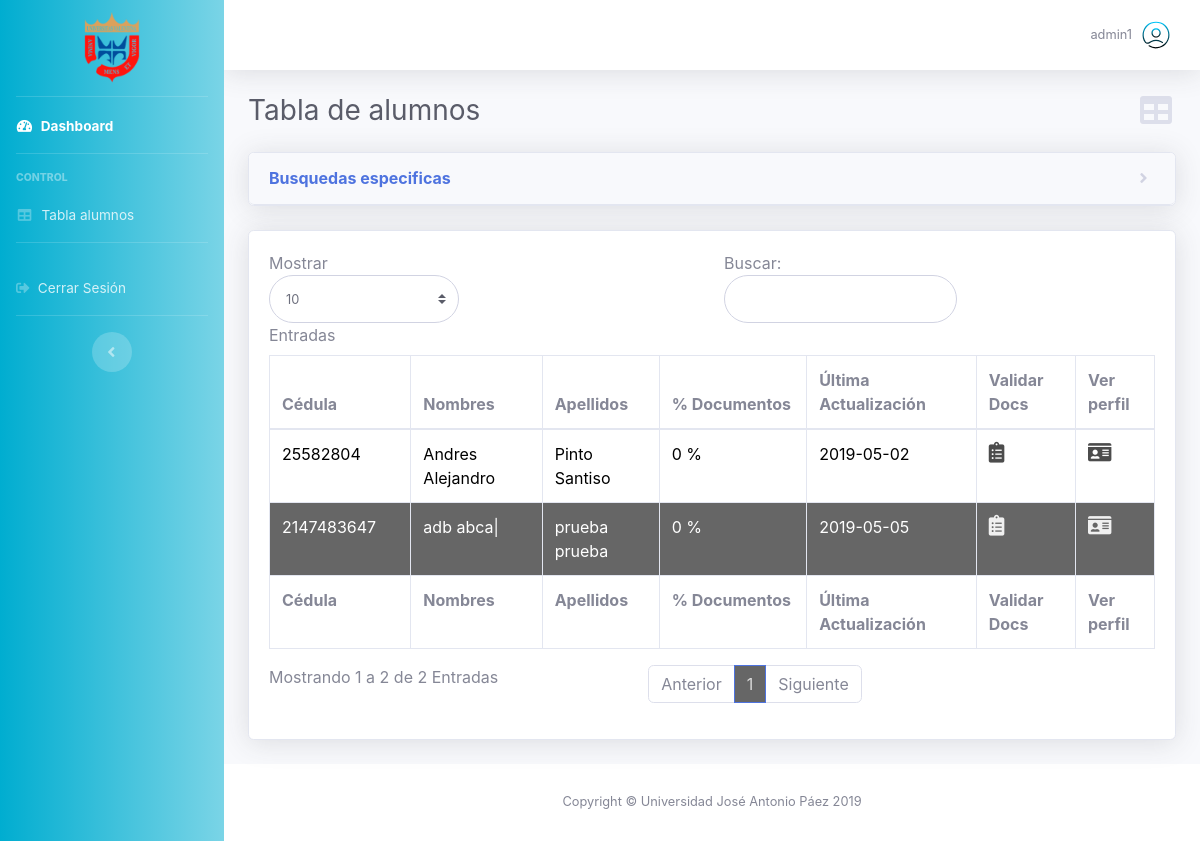
The app's page /page-admin-table.php (signed in), older data.
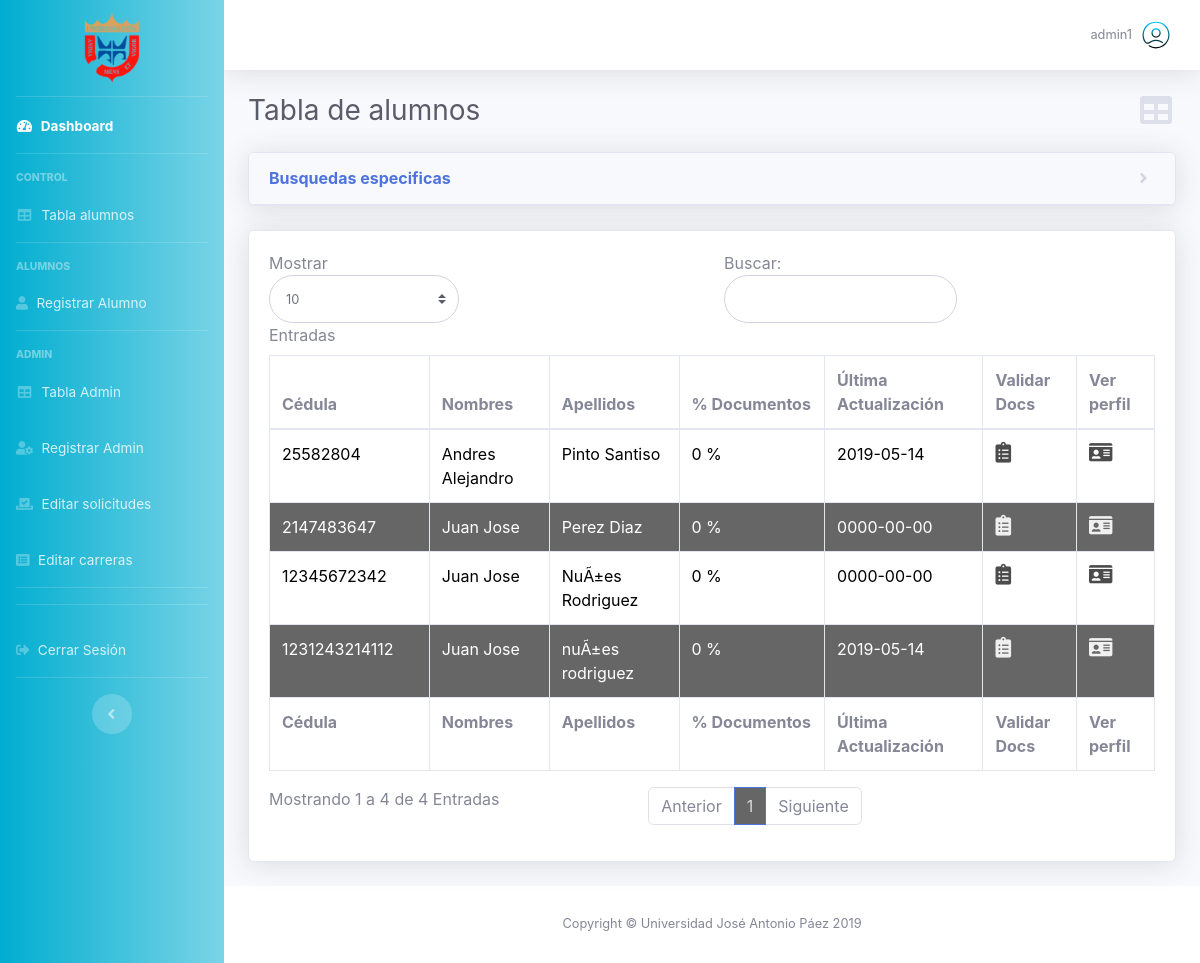
The same page, newer data.
### tables this page shows
CREATE TABLE `alumnos` (
  `id_alumno` int(11) NOT NULL,
  `cedula` bigint(20) NOT NULL,
  `p_nombre` varchar(100) NOT NULL,
  `s_nombre` varchar(100) NOT NULL,
  `p_apellido` varchar(100) NOT NULL,
  `s_apellido` varchar(100) NOT NULL,
  `fecha_nacimiento` date NOT NULL,
  `estado_civil` varchar(1) NOT NULL,
  `metodo_ingreso` int(11) NOT NULL,
  `carrera` text NOT NULL,
  `turno` int(11) NOT NULL,
  `pais_nac` varchar(100) NOT NULL,
  `estado_nac` varchar(100) NOT NULL,
  `ciudad_nac` varchar(100) NOT NULL,
  `municipio_nac` varchar(100) NOT NULL,
  `username` text NOT NULL,
  `contrasena` text NOT NULL,
  `correo` text NOT NULL,
  `documento` int(11) NOT NULL,
  `parientename` varchar(10) NOT NULL,
  `parentesco` varchar(10) NOT NULL,
  `discapacidad` varchar(10) NOT NULL,
  `nombreInst` varchar(20) NOT NULL,
  `anoEgreso` int(10) NOT NULL,
  `codigoInst` varchar(10) NOT NULL,
  `estadoInst` varchar(10) NOT NULL,
  `tipoInst` int(1) NOT NULL,
  `fechaCreacion` date NOT NULL,
  `ultActualizacion` date NOT NULL,
  `check_datos` int(11) NOT NULL
);

CREATE TABLE `documentos` (
  `id_documento` int(11) NOT NULL,
  `estatus` int(11) NOT NULL,
  `cedula` text NOT NULL,
  `fondo` text NOT NULL,
  `foto` text NOT NULL,
  `partida` text NOT NULL,
  `check_partida` int(11) NOT NULL,
  `check_nota` int(11) NOT NULL,
  `check_cedula` int(11) NOT NULL,
  `check_foto` int(11) NOT NULL,
  `check_rusinies` int(11) NOT NULL,
  `check_fondo` int(11) NOT NULL,
  `check_metodo` int(11) NOT NULL,
  `porcentaje` int(4) NOT NULL,
  `ultActDoc` date NOT NULL
);

### page-admin-table.php (the view, shortened to what this page needs)
<!DOCTYPE html>
<html lang="es">
<head>
  <link href="vendor/fontawesome-free/css/all.min.css" rel="stylesheet" type="text/css">
  <link href="css/font.css" rel="stylesheet">
  <link href="css/sb-admin-2.css" rel="stylesheet">
  <link href="css/dash.css" rel="stylesheet">
  <link href="css/style.css" rel="stylesheet">
  <link href="css/table.css" rel="stylesheet">
</head>
<body id="page-top">
  <div id="wrapper">
    <?php require_once('front/general/sidebar.php'); ?>
    <div id="content-wrapper" class="d-flex flex-column">
      <div id="content">
        <?php require 'front/general/navbar.php'; ?>
        <div id="page-admin-table" class="container-fluid">
          <div class="d-sm-flex align-items-center justify-content-between mb-4 mx-auto">
            <h1 class="h3 mb-0 text-gray-800">Tabla de alumnos</h1>
            <a class="d-none d-sm-inline-block"><i class="fas fa-fw fa-table fa-2x text-gray-300"></i></a>
          </div>
          <div class="card shadow mb-4">
                <a href="#collapseCardBE" class="d-block card-header py-3 collapsed" data-toggle="collapse" role="button" aria-expanded="false" aria-controls="collapseCardBE">
                  <h6 class="m-0 font-weight-bold text-primary">Busquedas especificas</h6>
                </a>
              </div>
          <div class="card shadow mb-4">
            <div class="card-body">
              <div class="table-responsive">
                <table class="table table-bordered" id="dataTable" width="100%" cellspacing="0">
                  <thead>
                    <tr>
                      <th>Cédula</th>
                      <th>Nombres</th>
                      <th>Apellidos</th>
                      <th>% Documentos</th>
                      <th>Última Actualización</th>
                      <th>Validar Docs</th>
                      <th>Ver perfil</th>
                    </tr>
                  </thead>
                  <tfoot>
                    <tr>
                      <th>Cédula</th>
                      <th>Nombres</th>
                      <th>Apellidos</th>
                      <th>% Documentos</th>
                      <th>Última Actualización</th>
                      <th>Validar Docs</th>
                      <th>Ver perfil</th>
                    </tr>
                  </tfoot>
                  <tbody>
                    <?php
                    include 'back/conexion.php';
                    $sql = "SELECT *, alumnos.cedula as ci, documentos.cedula as cedula FROM alumnos
                            INNER JOIN documentos ON alumnos.documento=documentos.id_documento;";
                    $result = mysqli_query($conexion, $sql);
                    if ($result->num_rows > 0) {
                      while ($row = mysqli_fetch_assoc($result)) {
                        $porcentaje = $row['porcentaje']
                    ?>
                    <tr>
                      <td><?=$row['ci']?></td>
                      <td><?=$row['p_nombre'].' '.$row['s_nombre']?></td>
                      <td><?=$row['p_apellido'].' '.$row['s_apellido']?></td>
                      <td><?=$porcentaje.' %' ?></td>
                      <td><?=$row['ultActualizacion']?></td>
                      <td><a href="<?='page-admin-check.php?idd='.$row['id_documento'].'&ida='.$row['id_alumno'].'&ci='.$row['ci'].'&mi='.$row['metodo_ingreso']?>"><i class="fas fa-clipboard-list"></i></a> </td>
                      <td><a href="<?='page-student-perfil.php?ida='.$row['id_alumno']?>"><i class="fas fa-id-card"></i></a> </td>
                    </tr>
                    <?php
                      };
                    };
                    ?>
                  </tbody>
                </table>
              </div>
            </div>
          </div>
        </div>
      </div>
      <?php require 'front/general/footer.php'; ?>
    </div>
  </div>
</body>
</html>

### front/general/sidebar.php (shortened to what this page needs)
<?php
$rol = $_SESSION['rol'];
?>
<ul class="navbar-nav bg-gradient-primary sidebar sidebar-dark accordion" id="accordionSidebar">
  <a class="sidebar-brand d-flex align-items-center justify-content-center py-5">
    <div class="sidebar-brand-icon">
      <img src="img/varias/logo_ujap_peq.png" width="40%" height="20%" class="d-inline-block align-items-center" alt="">
    </div>
  </a>
  <?php if ($rol > 0) {  ?>
  <hr class="sidebar-divider my-0">
  <li class="nav-item active">
    <a class="nav-link" href="page-dashboard.php">
      <i class="fas fa-fw fa-tachometer-alt"></i>
      <span>Dashboard</span></a>
  </li>
  <hr class="sidebar-divider">
  <div class="sidebar-heading">
    Control
  </div>
  <li class="nav-item">
    <a id="sbtable" class="nav-link" href="page-admin-table.php">
      <i class="fas fa-fw fa-table"></i>
      <span>Tabla alumnos</span></a>
  </li>
  <?php }?>
  <?php if (($rol >= 1 && isset($_GET['ida']) || $rol >= 2)) {  ?>
  <hr class="sidebar-divider">
  <div class="sidebar-heading">
    Alumnos
  </div>
  <?php }?>
  <?php if ($rol >= 2) {  ?>
  <li class="nav-item">
    <a id="sdcrearAlumno" class="nav-link" href="page-admin-crear-alumno.php">
      <i class="fas fa-user"></i>
      <span>Registrar Alumno</span></a>
  </li>
  <?php }?>
  <?php if ($rol >= 3) {  ?>
  <hr class="sidebar-divider">
  <div class="sidebar-heading">
    Admin
  </div>
  <li class="nav-item">
    <a id="sbtableAdmin" class="nav-link" href="page-admin-table-admin.php">
      <i class="fas fa-fw fa-table"></i>
      <span>Tabla Admin</span></a>
  </li>
  <li class="nav-item">
    <a id="sdAdmin" class="nav-link" href="page-admin-crear-admin.php">
      <i class="fas fa-user-cog"></i>
      <span>Registrar Admin</span></a>
  </li>
  <li class="nav-item">
    <a id="sdEditSolAdmin" class="nav-link" href="page-admin-edit-solicitud.php">
      <i class="fas fa-vote-yea"></i>
      <span>Editar solicitudes</span></a>
  </li>
  <li class="nav-item">
    <a id="sdEditCarAdmin" class="nav-link" href="page-admin-edit-carrera.php">
      <i class="fas fa-list-alt"></i>
      <span>Editar carreras</span></a>
  </li>
  <hr class="sidebar-divider">
 <?php }?>
  <hr class="sidebar-divider">
  <li class="nav-item">
    <a class="nav-link" data-toggle="modal" data-target="#logoutModal">
      <i class="fas fa-sign-out-alt"></i>
      <span>Cerrar Sesión</span></a>
  </li>
  <hr class="sidebar-divider d-none d-md-block">
  <div class="text-center d-none d-md-inline">
    <button class="rounded-circle border-0" id="sidebarToggle"></button>
  </div>
</ul>

### front/general/navbar.php (shortened to what this page needs)
<nav class="navbar navbar-expand navbar-light bg-white topbar mb-4 static-top shadow">
          <ul class="navbar-nav ml-auto">
            <li class="nav-item dropdown no-arrow">
              <a class="nav-link dropdown-toggle" href="#" id="userDropdown" role="button" data-toggle="dropdown"
                aria-haspopup="true" aria-expanded="false">
                <span class="mr-2 d-none d-lg-inline text-gray-600 small"><?php echo $_SESSION['username']?></span>
                <img class="img-profile rounded-circle" src="img/varias/user-icon.svg">
              </a>
            </li>
          </ul>
        </nav>

### front/general/footer.php
<footer class="sticky-footer bg-white">
        <div class="container my-auto">
          <div class="copyright text-center my-auto">
            <span>Copyright &copy; Universidad José Antonio Páez 2019</span>
          </div>
        </div>
      </footer>

### css/dash.css (style rules this page uses)
.bg-gradient-primary { background: linear-gradient(90deg, rgba(0, 173, 208, 1), rgba(0, 173, 208, 0.52)) !important; }

### css/table.css (style rules this page uses)
.odd { background-color: rgb(255, 255, 255); color: #000000; }
.even { background-color: rgba(0, 0, 0, 0.6); color: #ffffff; }
.odd a i { color:rgba(0, 0, 0, 0.7); font-size: 1.3rem; }
.even a i { color: rgba(255, 255, 255, 0.9); font-size: 1.3rem; }

Row changes from the older to the newer data that the page shows:
removed alumnos: cedula "2147483647", p_nombre "adb", s_nombre "abca|", p_apellido "prueba", s_apellido "prueba", documentos.porcentaje "0", ultActualizacion "2019-05-05"
changed alumnos "Andres": ultActualizacion "2019-05-02" → "2019-05-14"
added alumnos: cedula "2147483647", p_nombre "Juan", s_nombre "Jose", p_apellido "Perez", s_apellido "Diaz", documentos.porcentaje "0", ultActualizacion "0000-00-00"
added alumnos: cedula "12345672342", p_nombre "Juan", s_nombre "Jose", p_apellido "NuÃ±es", s_apellido "Rodriguez", documentos.porcentaje "0", ultActualizacion "0000-00-00"
added alumnos: cedula "1231243214112", p_nombre "Juan", s_nombre "Jose", p_apellido "nuÃ±es", s_apellido "rodriguez", documentos.porcentaje "0", ultActualizacion "2019-05-14"
Text that changed along with them:
text written by a page script: "Mostrar Entradas Buscar: Mostrando 1 a 2 de 2 Entradas Anterior 1 Siguiente" → "Mostrar Entradas Buscar: Mostrando 1 a 4 de 4 Entradas Anterior 1 Siguiente"
text now shown: "ALUMNOS Registrar Alumno ADMIN Tabla Admin Registrar Admin Editar solicitudes Editar carreras"
